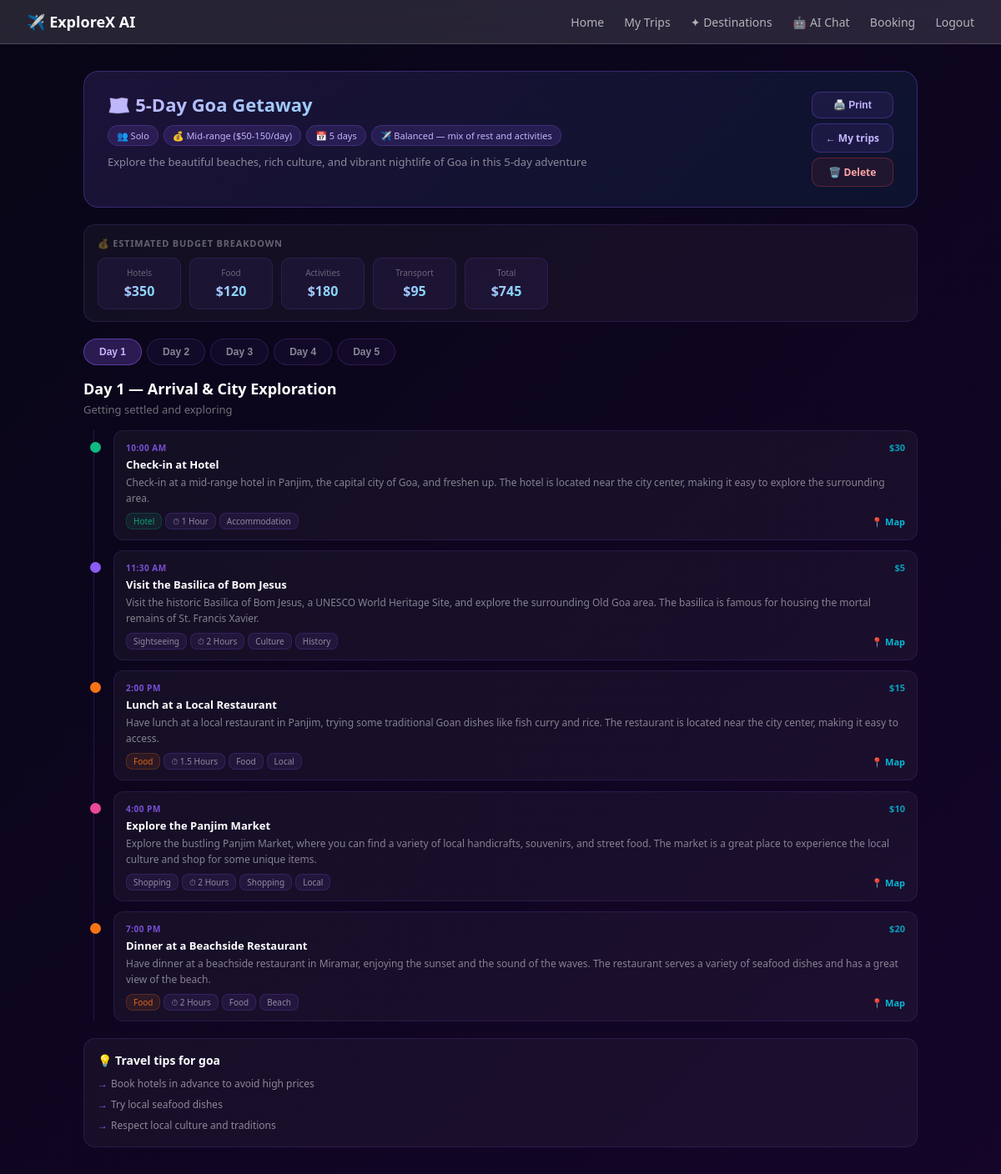
/itinerary/3/ (signed in), run on the app's committed database.
### itinerary/models.py (models this page shows, shortened)
class Itinerary(models.Model):
    user = models.ForeignKey(settings.AUTH_USER_MODEL, on_delete=models.CASCADE)
    destination = models.CharField(max_length=200)
    start_date = models.DateField()
    duration_days = models.IntegerField()
    travellers = models.CharField(max_length=100)
    budget = models.CharField(max_length=100)
    travel_style = models.CharField(max_length=100)
    interests = models.JSONField(default=list)
    itinerary_data = models.JSONField(default=dict)
    created_at = models.DateTimeField(auto_now_add=True)
    class Meta:
        ordering = ['-created_at']

### itinerary/views.py (the view)
# urls.py: path('<int:pk>/', views.itinerary_detail, name='detail'),
@login_required(login_url='/users/login/')
def itinerary_detail(request, pk):
    itinerary = get_object_or_404(Itinerary, pk=pk, user=request.user)
    return render(request, 'itinerary/detail.html', {'itinerary': itinerary})

### templates/itinerary/detail.html (shortened to what this page needs)
{% extends "base.html" %}
{% block content %}
<div class="detail-page">
  {% with data=itinerary.itinerary_data %}
  <div class="trip-banner">
    <div>
      <h1>🗺️ {{ data.trip_title|default:itinerary.destination }}</h1>
      <div class="trip-pills">
        <span class="pill">👥 {{ itinerary.travellers }}</span>
        <span class="pill">💰 {{ itinerary.budget }}</span>
        <span class="pill">📅 {{ itinerary.duration_days }} days</span>
        <span class="pill">✈️ {{ itinerary.travel_style }}</span>
      </div>
      {% if data.summary %}
        <p class="trip-summary">{{ data.summary }}</p>
      {% endif %}
    </div>
    <div class="banner-actions">
      <button onclick="window.print()" class="btn-act">🖨️ Print</button>
      <a href="{% url 'itinerary:home' %}" class="btn-act">← My trips</a>
      <a href="{% url 'itinerary:delete' itinerary.pk %}"
         class="btn-act danger"
         onclick="return confirm('Delete this itinerary?')">🗑️ Delete</a>
    </div>
  </div>
  {% if data.budget_breakdown %}
  <div class="budget-card">
    <div class="budget-label">💰 Estimated budget breakdown</div>
    <div class="budget-grid">
      {% for key, val in data.budget_breakdown.items %}
        <div class="b-item">
          <div class="b-key">{{ key|title }}</div>
          <div class="b-val">{{ val }}</div>
        </div>
      {% endfor %}
    </div>
  </div>
  {% endif %}
  <div class="day-tabs" id="day-tabs">
    {% for day in data.days %}
      <button class="dtab {% if forloop.first %}active{% endif %}"
              onclick="showDay({{ forloop.counter0 }}, this)">
        Day {{ day.day }}
      </button>
    {% endfor %}
  </div>
  {% for day in data.days %}
  <div class="day-panel {% if forloop.first %}active{% endif %}" id="day-{{ forloop.counter0 }}">
    <div class="day-header">
      <h2>Day {{ day.day }} — {{ day.title }}</h2>
      {% if day.theme %}<p>{{ day.theme }}</p>{% endif %}
    </div>
    <div class="timeline">
      {% for act in day.activities %}
      <div class="t-item">
        <div class="t-dot {{ act.category }}"></div>
        <div class="t-card">
          <div class="t-row">
            <div class="t-time">{{ act.time }}</div>
            {% if act.cost %}<div class="t-cost">{{ act.cost }}</div>{% endif %}
          </div>
          <div class="t-title">{{ act.title }}</div>
          <div class="t-desc">{{ act.description }}</div>
          <div class="t-footer">
            <div class="t-tags">
              {% if act.category %}<span class="ttag {{ act.category }}">{{ act.category }}</span>{% endif %}
              {% if act.duration %}<span class="ttag">⏱ {{ act.duration }}</span>{% endif %}
              {% for tag in act.tags %}<span class="ttag">{{ tag }}</span>{% endfor %}
            </div>
            {% if act.map_url %}
              <a href="{{ act.map_url }}" target="_blank" class="map-link">📍 Map</a>
            {% endif %}
          </div>
        </div>
      </div>
      {% endfor %}
    </div>
  </div>
  {% endfor %}
  {% if data.tips %}
  <div class="tips-card">
    <h3>💡 Travel tips for {{ itinerary.destination }}</h3>
    <ul>
      {% for tip in data.tips %}
        <li>{{ tip }}</li>
      {% endfor %}
    </ul>
  </div>
  {% endif %}
  {% endwith %}
</div>
{% endblock %}

### templates/base.html (style rules this page uses)
* { box-sizing:border-box;margin:0;padding:0 }
body { font-family:'Segoe UI',system-ui,sans-serif;min-height:100vh;background:#0f0c29;position:relative;overflow-x:hidden }

### data on the page
Itinerary: trip_title "5-Day Goa Getaway", travellers "Solo", budget "Mid-range ($50-150/day)", duration_days "5", travel_style "Balanced — mix of rest and activities", destination "goa"

### other printed values
{{ data.summary }} "Explore the beautiful beaches, rich culture, and vibrant nightlife of Goa in this 5-day adventure"
{{ key|title }} "Hotels" "Food" "Activities" "Transport" "Total"
{{ val }} "$350" "$120" "$180" "$95" "$745"
{{ day.day }} "1" "2" "3" "4" "5"
{{ day.day }} "1"
{{ day.title }} "Arrival & City Exploration"
{{ day.theme }} "Getting settled and exploring"
{{ act.time }} "10:00 AM" "11:30 AM" "2:00 PM" "4:00 PM" "7:00 PM"
{{ act.cost }} "$30" "$5" "$15" "$10" "$20"
{{ act.title }} "Check-in at Hotel" "Visit the Basilica of Bom Jesus" "Lunch at a Local Restaurant" "Explore the Panjim Market" "Dinner at a Beachside Restaurant"
{{ act.description }} "Check-in at a mid-range hotel in Panjim, the capital city of Goa, and freshen up. The hotel is located near the city center, making it easy to explore the surrounding area." "Visit the historic Basilica of Bom Jesus, a UNESCO World Heritage Site, and explore the surrounding Old Goa area. The basilica is famous for housing the mortal remains of St. Francis Xavier." "Have lunch at a local restaurant in Panjim, trying some traditional Goan dishes like fish curry and rice. The restaurant is located near the city center, making it easy to access." "Have dinner at a beachside restaurant in Miramar, enjoying the sunset and the sound of the waves. The restaurant serves a variety of seafood dishes and has a great view of the beach."
{{ act.category }} "Hotel" "Sightseeing" "Food" "Shopping" "Food"
{{ act.duration }} "1 Hour" "2 Hours" "1.5 Hours" "2 Hours" "2 Hours"
{{ tag }} "Accommodation" "Culture" "History" "Food" "Local" "Shopping" "Local" "Food" "Beach"
{{ tip }} "Book hotels in advance to avoid high prices" "Try local seafood dishes" "Respect local culture and traditions"
